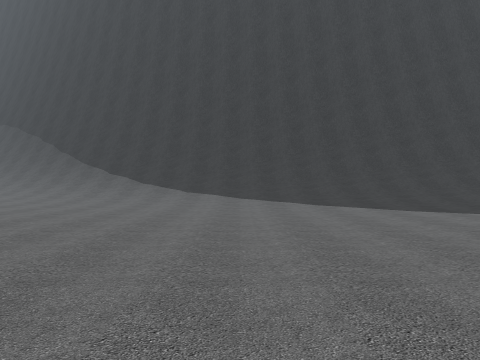
View 1 (above)

16 first-person views from a walk through a Unity game level. The camera is 1.2 m above the floor, looks level and sees 70° across. The floor is counted in squares, 2 m on a side. Each view is taken from the middle of a square. On the plan, view 1 faces up. The plan holds only what a view shows up to about 10 squares ahead; the rest is blank. The place goes on beyond the plan. The player character is not drawn.

View 2
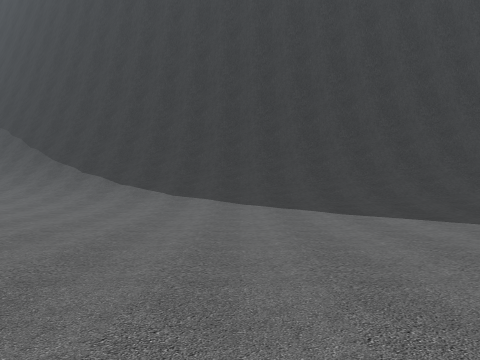

View 3
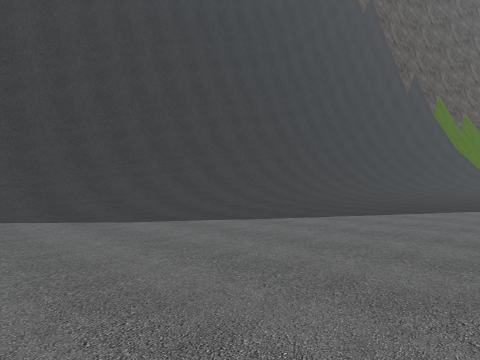

View 4
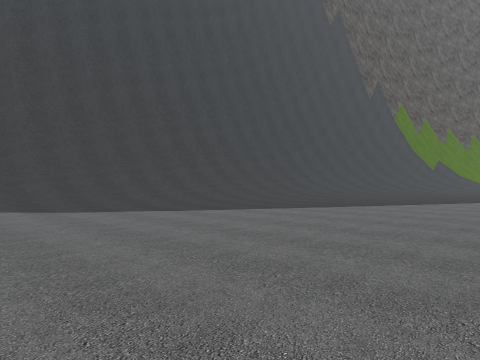

View 5
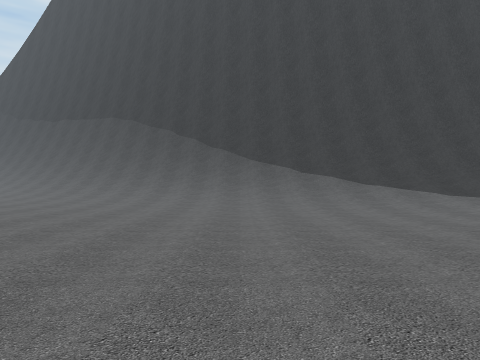

View 6
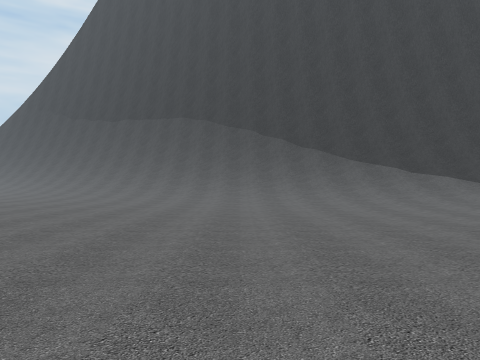

View 7
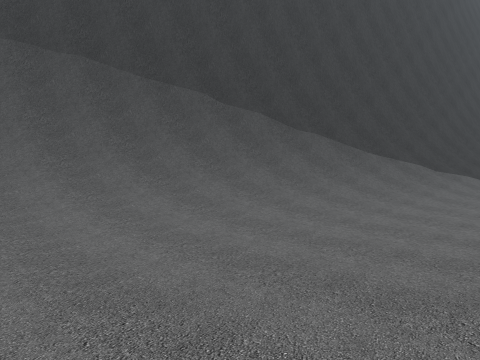

View 8
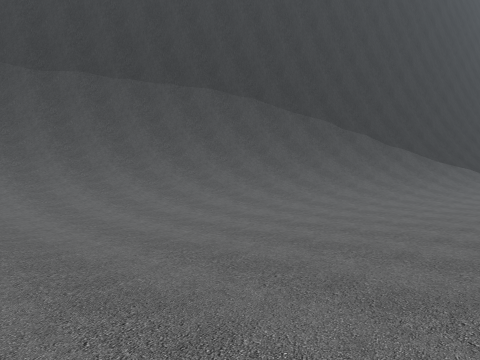

View 9
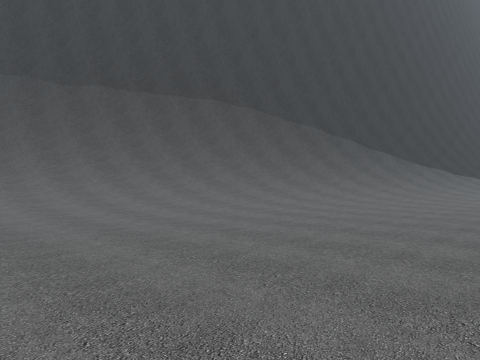

View 10
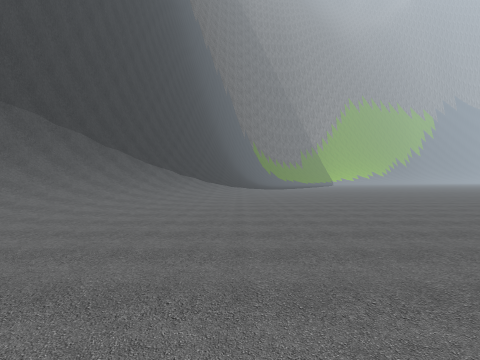

View 11
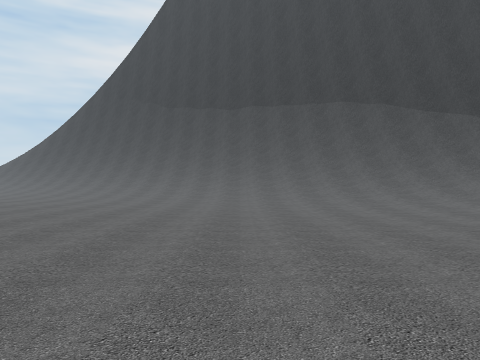

View 12
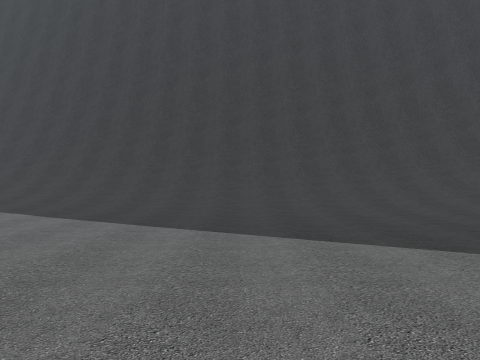

View 13
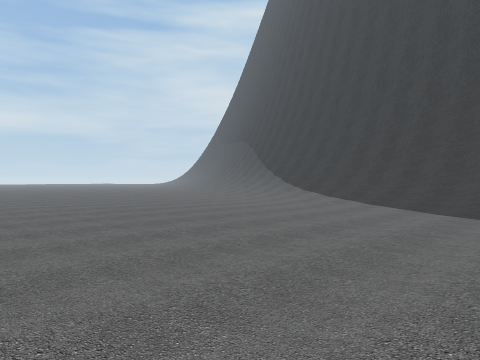

View 14
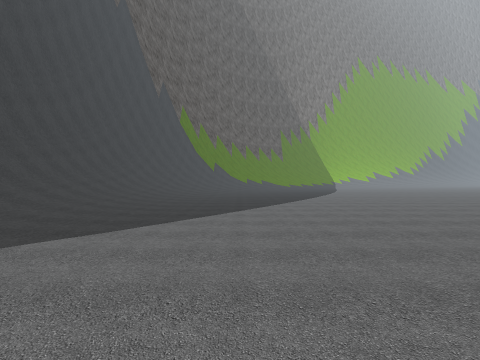

View 15
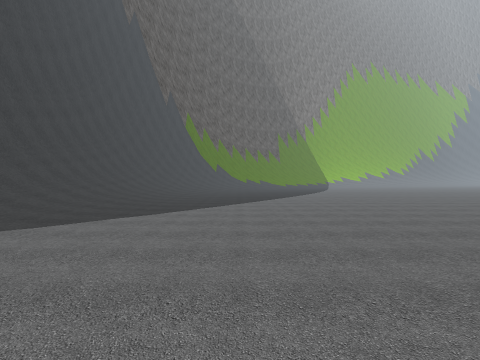

View 16
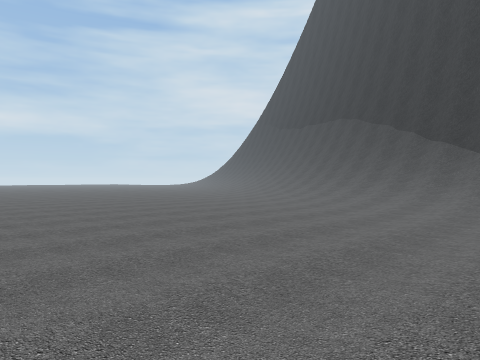

### Floor plan
Key: @ floor where view 1 was taken; # wall or solid block; . main floor; : floor 0.25 m higher than the main floor; / step, stairs or slope.
Columns run from 19 left of view 1 to 11 right of it. Each row starts with its distance up from view 1.
 20   #
 19   ##
 18   /###
 17   ///###
 16  //////##
 15 .://////###
 14 ...://////####
 13 .....://////####
 12 .......:///////####
 11 .........:////////#####
 10 ............//////////#########
  9 ...............//////////////##
  8 ...................////////////
  7   ......................://////
  6    ............................
  5     ...........................
  4        ........................
  3          ......................
  2           .  ..................
  1                 ...............
  0                    @...........
 -1                          ......
 -2                           .....

Where each view was taken, in squares from view 1:
view 1: 0 up, 0 right, facing up
view 2: 2 up, 0 right, facing up
view 3: 2 up, 1 right, facing up-right
view 4: 0 up, 1 right, facing up-right
view 5: 2 up, 6 left, facing up
view 6: 2 up, 9 left, facing up
view 7: 9 up, 13 left, facing up-right
view 8: 9 up, 18 left, facing up-right
view 9: 8 up, 19 left, facing up-right
view 10: 9 up, 18 left, facing right
view 11: 5 up, 15 left, facing up
view 12: 0 up, 8 right, facing up
view 13: 0 up, 5 right, facing up-left
view 14: 4 up, 1 right, facing right
view 15: 4 up, 1 left, facing right
view 16: 3 up, 4 left, facing up-left
